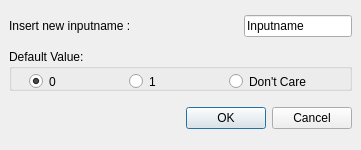
<?xml version="1.0" encoding="UTF-8"?>
<ui version="4.0">
 <class>inputnameselect</class>
 <widget class="QDialog" name="inputnameselect">
  <property name="geometry">
   <rect>
    <x>0</x>
    <y>0</y>
    <width>361</width>
    <height>150</height>
   </rect>
  </property>
  <property name="sizePolicy">
   <sizepolicy hsizetype="Preferred" vsizetype="Preferred">
    <horstretch>0</horstretch>
    <verstretch>0</verstretch>
   </sizepolicy>
  </property>
  <property name="minimumSize">
   <size>
    <width>361</width>
    <height>150</height>
   </size>
  </property>
  <property name="maximumSize">
   <size>
    <width>361</width>
    <height>150</height>
   </size>
  </property>
  <property name="windowTitle">
   <string>Inputname</string>
  </property>
  <property name="sizeGripEnabled">
   <bool>false</bool>
  </property>
  <layout class="QVBoxLayout">
   <property name="spacing">
    <number>6</number>
   </property>
   <property name="margin">
    <number>9</number>
   </property>
   <item>
    <layout class="QHBoxLayout">
     <property name="spacing">
      <number>6</number>
     </property>
     <property name="margin">
      <number>0</number>
     </property>
     <item>
      <widget class="QLabel" name="label">
       <property name="text">
        <string>Insert new inputname :</string>
       </property>
      </widget>
     </item>
     <item>
      <spacer>
       <property name="orientation">
        <enum>Qt::Horizontal</enum>
       </property>
       <property name="sizeHint" stdset="0">
        <size>
         <width>40</width>
         <height>20</height>
        </size>
       </property>
      </spacer>
     </item>
     <item>
      <widget class="QLineEdit" name="lineEditInput">
       <property name="toolTip">
        <string>For busses please input busname[7:0]</string>
       </property>
       <property name="text">
        <string>Inputname</string>
       </property>
      </widget>
     </item>
    </layout>
   </item>
   <item>
    <layout class="QHBoxLayout" name="horizontalLayout_2">
     <item>
      <widget class="QGroupBox" name="groupBox">
       <property name="maximumSize">
        <size>
         <width>16777215</width>
         <height>42</height>
        </size>
       </property>
       <property name="title">
        <string>Default Value:</string>
       </property>
       <property name="checkable">
        <bool>false</bool>
       </property>
       <widget class="QRadioButton" name="in1radioButton">
        <property name="geometry">
         <rect>
          <x>120</x>
          <y>20</y>
          <width>41</width>
          <height>25</height>
         </rect>
        </property>
        <property name="text">
         <string>1</string>
        </property>
       </widget>
       <widget class="QRadioButton" name="in0radioButton">
        <property name="geometry">
         <rect>
          <x>20</x>
          <y>20</y>
          <width>41</width>
          <height>25</height>
         </rect>
        </property>
        <property name="text">
         <string>0</string>
        </property>
        <property name="checked">
         <bool>true</bool>
        </property>
       </widget>
       <widget class="QRadioButton" name="inDontCareradioButton">
        <property name="geometry">
         <rect>
          <x>220</x>
          <y>20</y>
          <width>100</width>
          <height>25</height>
         </rect>
        </property>
        <property name="text">
         <string>Don't Care</string>
        </property>
       </widget>
      </widget>
     </item>
    </layout>
   </item>
   <item>
    <layout class="QHBoxLayout">
     <property name="spacing">
      <number>6</number>
     </property>
     <property name="margin">
      <number>0</number>
     </property>
     <item>
      <spacer>
       <property name="orientation">
        <enum>Qt::Horizontal</enum>
       </property>
       <property name="sizeHint" stdset="0">
        <size>
         <width>131</width>
         <height>31</height>
        </size>
       </property>
      </spacer>
     </item>
     <item>
      <widget class="QPushButton" name="okButton">
       <property name="text">
        <string>OK</string>
       </property>
      </widget>
     </item>
     <item>
      <widget class="QPushButton" name="cancelButton">
       <property name="text">
        <string>Cancel</string>
       </property>
      </widget>
     </item>
    </layout>
   </item>
  </layout>
 </widget>
 <resources/>
 <connections>
  <connection>
   <sender>okButton</sender>
   <signal>clicked()</signal>
   <receiver>inputnameselect</receiver>
   <slot>accept()</slot>
   <hints>
    <hint type="sourcelabel">
     <x>278</x>
     <y>253</y>
    </hint>
    <hint type="destinationlabel">
     <x>96</x>
     <y>254</y>
    </hint>
   </hints>
  </connection>
  <connection>
   <sender>cancelButton</sender>
   <signal>clicked()</signal>
   <receiver>inputnameselect</receiver>
   <slot>reject()</slot>
   <hints>
    <hint type="sourcelabel">
     <x>369</x>
     <y>253</y>
    </hint>
    <hint type="destinationlabel">
     <x>179</x>
     <y>282</y>
    </hint>
   </hints>
  </connection>
 </connections>
</ui>
